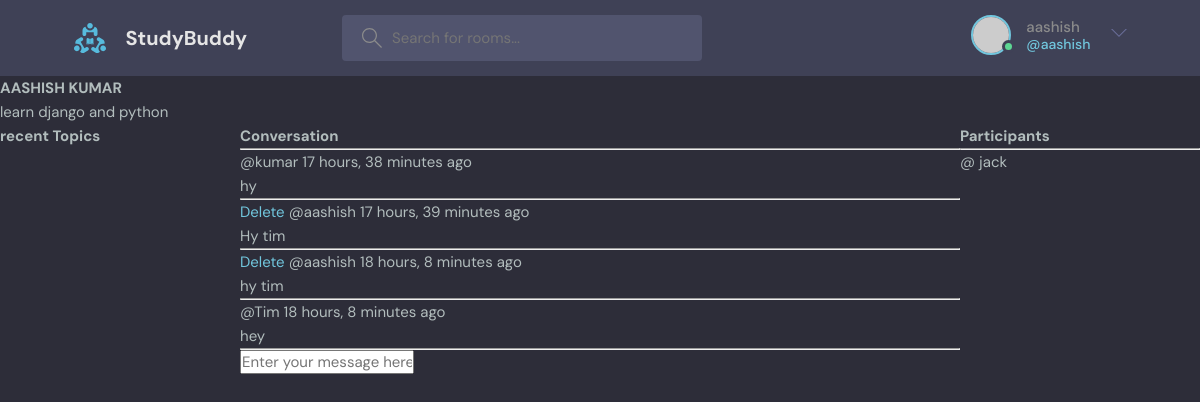
/room/2/ (signed in), run on the app's committed database.
### base/models.py (models this page shows, shortened)
class Room(models.Model):
    host = models.ForeignKey(User, on_delete=models.SET_NULL, null=True)
    topic =  models.ForeignKey(Topic,on_delete=models.SET_NULL, null=True)
    name = models.CharField(max_length=200)
    description = models.TextField(null=True, blank=True)
    participants = models.ManyToManyField(User, related_name='participants', blank=True)
    updated = models.DateTimeField(auto_now=True)
    created = models.DateTimeField(auto_now_add=True)
    class Meta:
        ordering = ['-updated', '-created']

class Message(models.Model):
    user = models.ForeignKey(User, on_delete=models.CASCADE)
    room = models.ForeignKey(Room, on_delete=models.CASCADE)
    body = models.TextField()
    updated = models.DateTimeField(auto_now=True)
    created = models.DateTimeField(auto_now_add=True)
    class Meta:
        ordering = ['-updated', '-created']

### base/views.py (the view, shortened to what this page needs)
# urls.py: path("room/<str:pk>/", views.room, name= 'room'),
def room(request, pk):
    room = Room.objects.get(id=pk)
    room_messages = room.message_set.all().order_by('-created')
    participants = room.participants.all()
    context = {'room': room, 'room_messages': room_messages, 'participants': participants}
    return render(request, 'base/room.html',context )

### base/templates/base/room.html (shortened to what this page needs)
{% extends 'main.html' %}
{% block content %}
<h1>{{room.name}}</h1>
<p>{{room.description}}</p>
<div class="room-container">
    <div>
        <h3>recent Topics</h3>
    </div>
    <div class="comment-wrapper">
        <h3>Conversation</h3>
        <hr>
        {% for message in room_messages%}
        <div>
            {% if request.user == message.user %}
            <small><a href="{% url 'delete-message' message.id %}">Delete</a></small>
            {% endif %}
            <small>@{{message.user}}  {{message.created | timesince}} ago </small>
            <p>{{message.body}}</p>
            <hr>
        </div>
        {% endfor %}
        {% if request.user.is_authenticated %}
        <div class="comment-form">
        <form action="" method="post">
            <input type="text" name="body" placeholder="Enter your message here...">
        </form>
        </div>
    </div>
    <div>
        <h3>Participants</h3>
        <hr>
        {% for user in participants%}
        <div>
            <small>@ {{user.username}} </small>
        </div>
        {% endfor %}
    </div>
</div>
{% endif %}
{% endblock content%}

### templates/navbar.html (shortened to what this page needs)
{% load static %}
<header class="header header--loggedIn">
    <div class="container">
      <a href="{% url 'home' %}"" class="header__logo">
        <img src="{% static 'images/logo.svg' %}" />
        <h1>StudyBuddy</h1>
      </a>
      <form class="header__search" method="get" action="{% url 'home' %}">
        <label>
          <input placeholder="Search for rooms..." name="q"/>
        </label>
      </form>
      <nav class="header__menu">
        {% if request.user.is_authenticated %}
        <div class="header__user">
          <a href="profile.html">
            <div class="avatar avatar--medium active">
              <img src="https://randomuser.me/api/portraits/men/37.jpg" />
            </div>
            <p>{{request.user.username}}<span>@{{request.user.username}}</span></p>
          </a>
          <button class="dropdown-button">
            <svg version="1.1" xmlns="http://www.w3.org/2000/svg" width="32" height="32" viewBox="0 0 32 32">
              <title>chevron-down</title>
              <path d="M16 21l-13-13h-3l16 16 16-16h-3l-13 13z"></path>
            </svg>
          </button>
        </div>
        {% else %}
        <a href="{% url 'login' %}">
          <img src="{% static 'images/avatar.svg' %}" />
          <p>Login</p>
        </a>
        {% endif %}
      </nav>
    </div>
  </header>

### static/styles/style.css (style rules this page uses)
:root { --color-main: #71c6dd; --color-main-light: #e1f6fb; --color-dark: #3f4156; --color-dark-medium: #51546e; --color-dark-light: #696d97; --color-light: #e5e5e5; --color-gray: #8b8b8b; --color-light-gray: #b2bdbd; --color-bg: #2d2d39; --color-success: #5dd693; --color-error: #fc4b0b; }
* { font-family: "DM Sans", -apple-system, BlinkMacSystemFont, "Segoe UI", Roboto, Oxygen, Ubuntu, Cantarell, "Open Sans", "Helvetica Neue", sans-serif; margin: 0; padding: 0; box-sizing: border-box; text-rendering: optimizeLegibility; font-size: inherit; }
html { font-size: 56.25%; }
@media only screen and (min-width: 1200px) { html { font-size: 62.5%; } }
body { line-height: 1.6; font-weight: 400; font-size: 1.5rem; color: var(--color-light-gray); background-color: var(--color-bg); min-height: 100vh; }
img { width: 100%; }
a { display: inline-block; color: var(--color-main); text-decoration: none; }
.container { max-width: 120rem; width: 90%; margin: auto; }
.avatar { position: relative; display: inline-block; border-radius: 50%; border: 2px solid var(--color-main); }
.avatar img { display: block; border-radius: 50%; object-fit: cover; object-position: center; }
.avatar::after { content: ""; display: block; position: absolute; background-color: var(--color-gray); z-index: 111; border-radius: 50%; border: 0.3rem solid var(--color-dark); }
.avatar.active::after { background-color: var(--color-success); }
.avatar.avatar--medium img { width: 3.6rem; height: 3.6rem; border-radius: 50%; }
.avatar.avatar--medium:after { width: 0.7rem; height: 0.7rem; bottom: 0px; right: -6px; }
.header { padding: 1.5rem; background-color: var(--color-dark); }
.header > .container { display: flex; gap: 9.5rem; }
.header__logo, .header__user { display: flex; gap: 2rem; align-items: center; }
.header__logo > img { height: 3.2rem; width: 3.2rem; }
.header__logo > h1 { font-weight: 700; font-size: 2rem; color: var(--color-light); }
.header__search > label { background-color: var(--color-dark-medium); padding: 1.3rem 1rem; display: flex; align-items: center; gap: 1rem; border-radius: 4px; }
.header__search svg { fill: var(--color-gray); width: 2rem; height: 2rem; margin-left: 1rem; }
.header__search input { width: 30rem; background: transparent; border: none; outline: none; color: var(--color-light); }
.header__menu { margin-left: auto; position: relative; }
.header__menu a { display: flex; gap: 1.5rem; align-items: center; font-weight: 500; text-decoration: none; color: var(--color-gray); }
.header__menu img { height: 3.6rem; }
.header__menu p { line-height: 1.2; }
.header__menu span { color: var(--color-main); font-weight: 500; font-size: 1.4rem; display: block; }
.header__menu svg { width: 1.6rem; height: 1.6rem; fill: var(--color-dark-light); }
.dropdown-button { background: transparent; border: 0; outline: 0; cursor: pointer; }

### base/templates/base/room.html (style rules this page uses)
.room-container { display: grid; grid-template-columns: 1fr 3fr 1fr; }

### data on the page
Room: name "AASHISH KUMAR", description "learn django and python"
Message: user "kumar", created "17 hours, 38 minutes", body "hy"
Message: shows "Delete", user "aashish", created "17 hours, 39 minutes", body "Hy tim"
Message: shows "Delete", user "aashish", created "18 hours, 8 minutes", body "hy tim"
Message: user "Tim", created "18 hours, 8 minutes", body "hey"

### other printed values
{{ request.user.username }} "aashish"
{{ user.username }} "jack"
